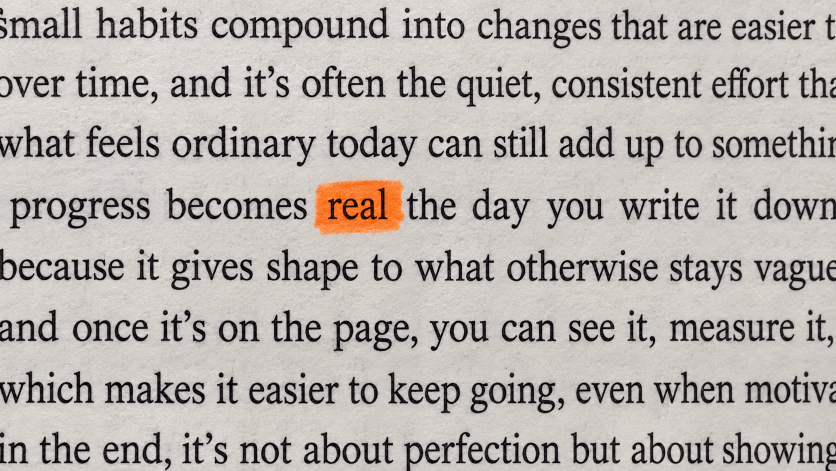
#> input picture genesis/REFERENCE/website/real-edit/v2/desktop/straight-on-overhead-photograph-of-a-printed-boo-v10.png, 1672 x 941 px (shown at 1/2 size)
$ python -i pages.py   (imports and definitions only)
#> lines starting #> are read from the running program, lines starting #| are printed output that depends on the picture; after the words box and inside, x2 and y2 are one past the last pixel; in counts of white or black regions, pixels touching at a corner belong together
#!/usr/bin/env python3
"""Lock the highlighted word of every book page to the center of the frame for the page-change edit."""

from __future__ import annotations

import argparse
import json
from pathlib import Path

import cv2
import numpy as np
from PIL import Image

SETS = {"desktop": (1600, 900), "mobile": (864, 1536)}
MAX_EQUALIZING_ZOOM = 1.25
QUALITY = 80


def highlight_box(rgb: np.ndarray) -> tuple[int, int, int, int]:
    hsv = cv2.cvtColor(rgb, cv2.COLOR_RGB2HSV)
#> hsv: shape (941, 1672, 3); mean H, S, V 30.7, 18.2, 183.3
    hue, saturation, value = hsv[..., 0], hsv[..., 1], hsv[..., 2]
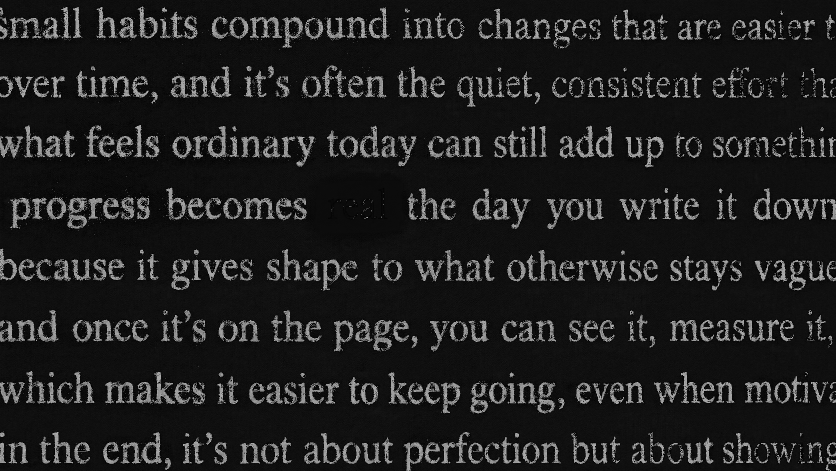
#> hue: shape (941, 1672) (shown at 1/2 size); min 0, max 179, mean 30.7
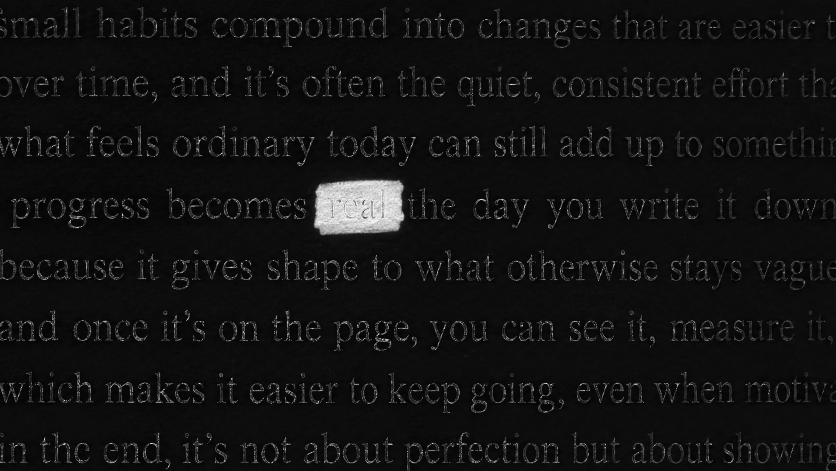
#> saturation: shape (941, 1672) (shown at 1/2 size); min 0, max 255, mean 18.2
    mask = ((hue >= 4) & (hue <= 24) & (saturation >= 110) & (value >= 140)).astype(np.uint8)
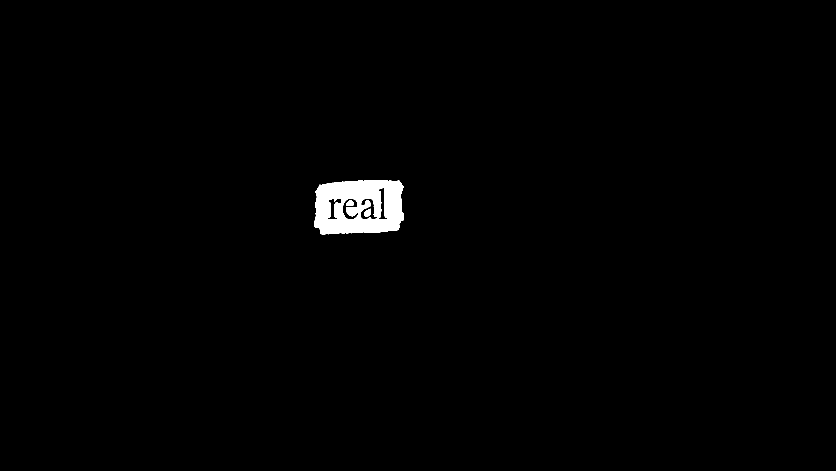
#> mask: shape (941, 1672) (shown at 1/2 size); values 0 (black) and 1 (white), 0.98% white; 3 white regions, box (x1, y1, x2, y2) and area: (629, 360, 808, 470) 15107, (728, 417, 741, 434) 155, (692, 401, 708, 411) 125
    mask = cv2.morphologyEx(mask, cv2.MORPH_CLOSE, np.ones((11, 11), np.uint8))
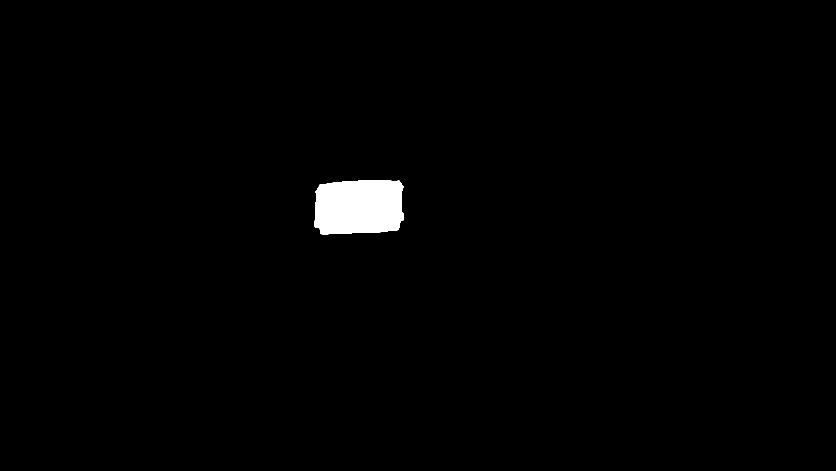
#> mask: shape (941, 1672) (shown at 1/2 size); values 0 (black) and 1 (white), 1.1% white; 1 white region, box (x1, y1, x2, y2) and area: (629, 360, 808, 470) 17594
    count, _, stats, _ = cv2.connectedComponentsWithStats(mask, connectivity=8)
#> count = 2; stats = [[0, 0, 1672, 941, 1555758], [629, 360, 179, 110, 17594]]
    if count <= 1:
        raise RuntimeError("no highlighter stroke found")
    largest = 1 + int(np.argmax(stats[1:, cv2.CC_STAT_AREA]))
#> largest = 1
    x, y, width, height = (int(value) for value in stats[largest, :4])
#> x = 629; y = 360; width = 179; height = 110
    return x, y, width, height


# [54 lines left out: functions placement, lock, export, main, not called in this run]


# [2 lines not run here, left out]

>>> import cv2
>>> picture = cv2.cvtColor(cv2.imread('../../../genesis/REFERENCE/website/real-edit/v2/desktop/straight-on-overhead-photograph-of-a-printed-boo-v10.png'), cv2.COLOR_BGR2RGB)
>>> result = highlight_box(picture)
#> result = (629, 360, 179, 110)

$ run again, on genesis/REFERENCE/website/real-edit/v2/desktop/straight-on-overhead-photograph-of-a-printed-boo-v14.png
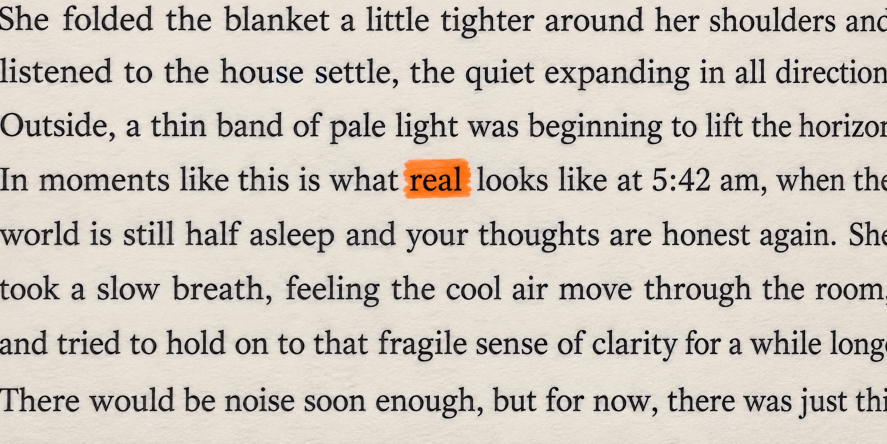
#> input picture genesis/REFERENCE/website/real-edit/v2/desktop/straight-on-overhead-photograph-of-a-printed-boo-v14.png, 1774 x 887 px (shown at 1/2 size)
#> hsv: shape (887, 1774, 3); mean H, S, V 24.9, 22.3, 205
#> in highlight_box, `hue, saturation, value = hsv[..., 0], hsv[..., 1], hsv[..., 2]`:
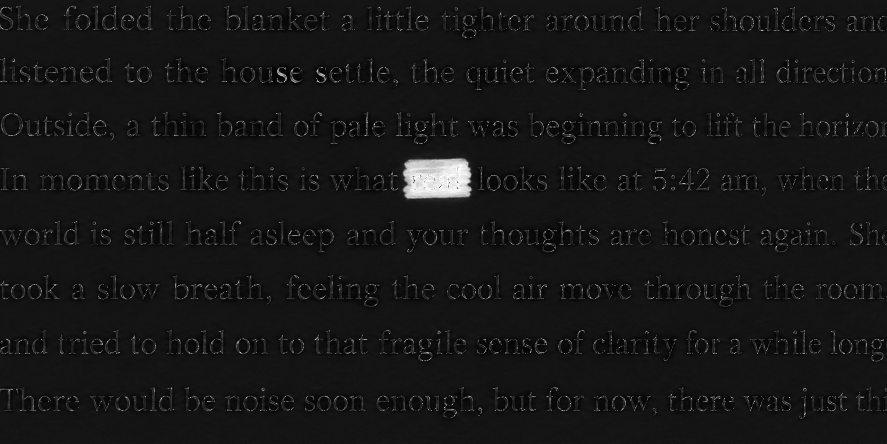
#> saturation: shape (887, 1774) (shown at 1/2 size); min 0, max 255, mean 22.3
#> in highlight_box, `mask = cv2.morphologyEx(mask, cv2.MORPH_CLOSE, np.ones((11, 11), np.ui..`:
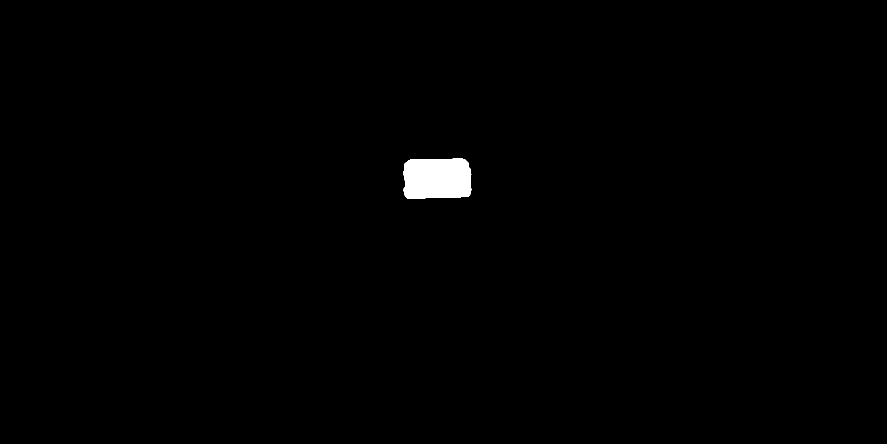
#> mask: shape (887, 1774) (shown at 1/2 size); values 0 (black) and 1 (white), 0.64% white; 1 white region, box (x1, y1, x2, y2) and area: (806, 317, 943, 397) 10085
#> count = 2; stats = [[0, 0, 1774, 887, 1563453], [806, 317, 137, 80, 10085]]
#> largest = 1
#> x = 806; y = 317; width = 137; height = 80
#> result = (806, 317, 137, 80)

$ run again, on genesis/REFERENCE/website/real-edit/v2/desktop/straight-on-overhead-photograph-of-a-printed-boo-v2.png
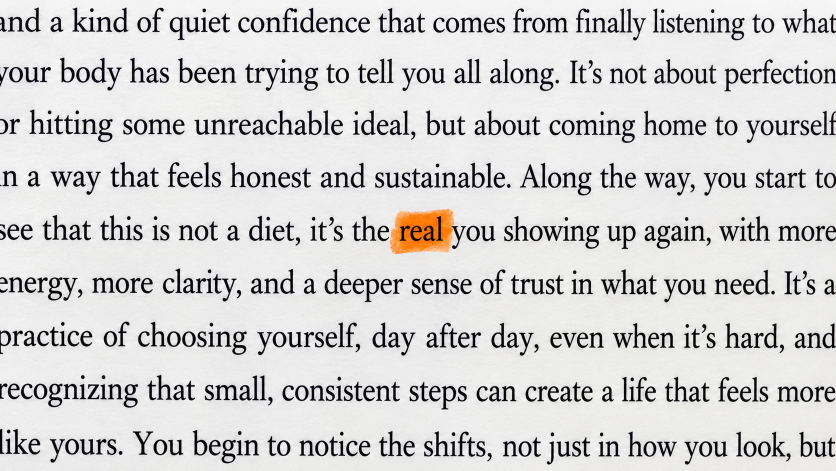
#> input picture genesis/REFERENCE/website/real-edit/v2/desktop/straight-on-overhead-photograph-of-a-printed-boo-v2.png, 1672 x 941 px (shown at 1/2 size)
#> hsv: shape (941, 1672, 3); mean H, S, V 50.4, 9.4, 212.1
#> in highlight_box, `hue, saturation, value = hsv[..., 0], hsv[..., 1], hsv[..., 2]`:
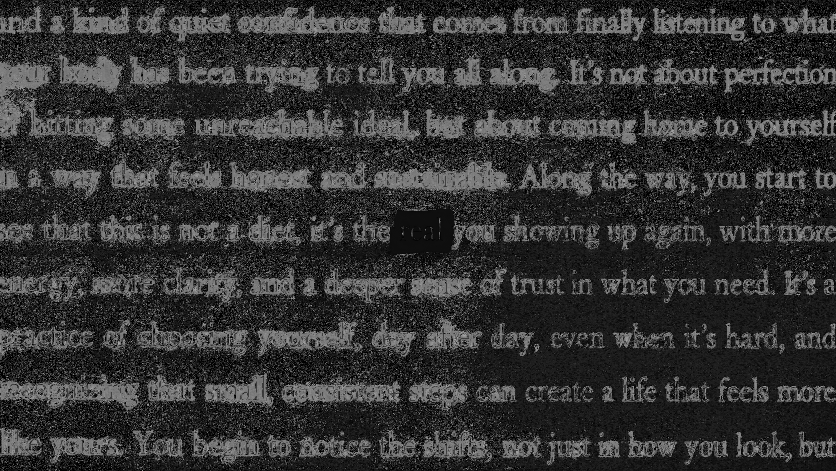
#> hue: shape (941, 1672) (shown at 1/2 size); min 0, max 177, mean 50.4
#> in highlight_box, `mask = cv2.morphologyEx(mask, cv2.MORPH_CLOSE, np.ones((11, 11), np.ui..`:
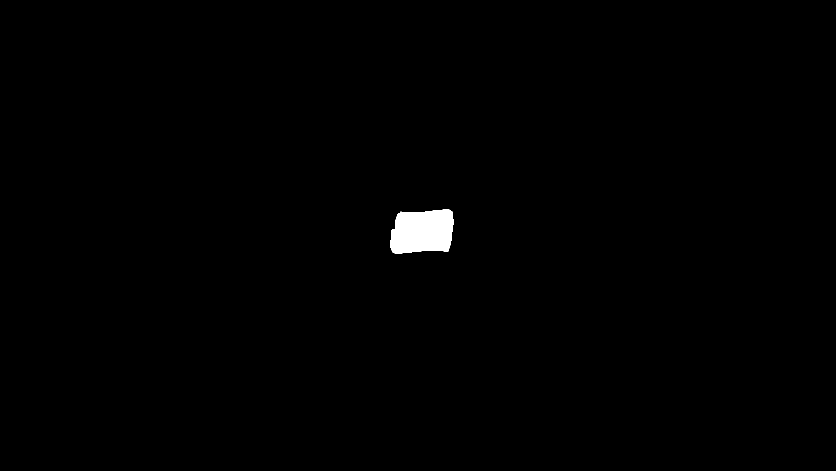
#> mask: shape (941, 1672) (shown at 1/2 size); values 0 (black) and 1 (white), 0.61% white; 1 white region, box (x1, y1, x2, y2) and area: (780, 419, 908, 508) 9570
#> count = 2; stats = [[0, 0, 1672, 941, 1563782], [780, 419, 128, 89, 9570]]
#> largest = 1
#> x = 780; y = 419; width = 128; height = 89
#> result = (780, 419, 128, 89)
